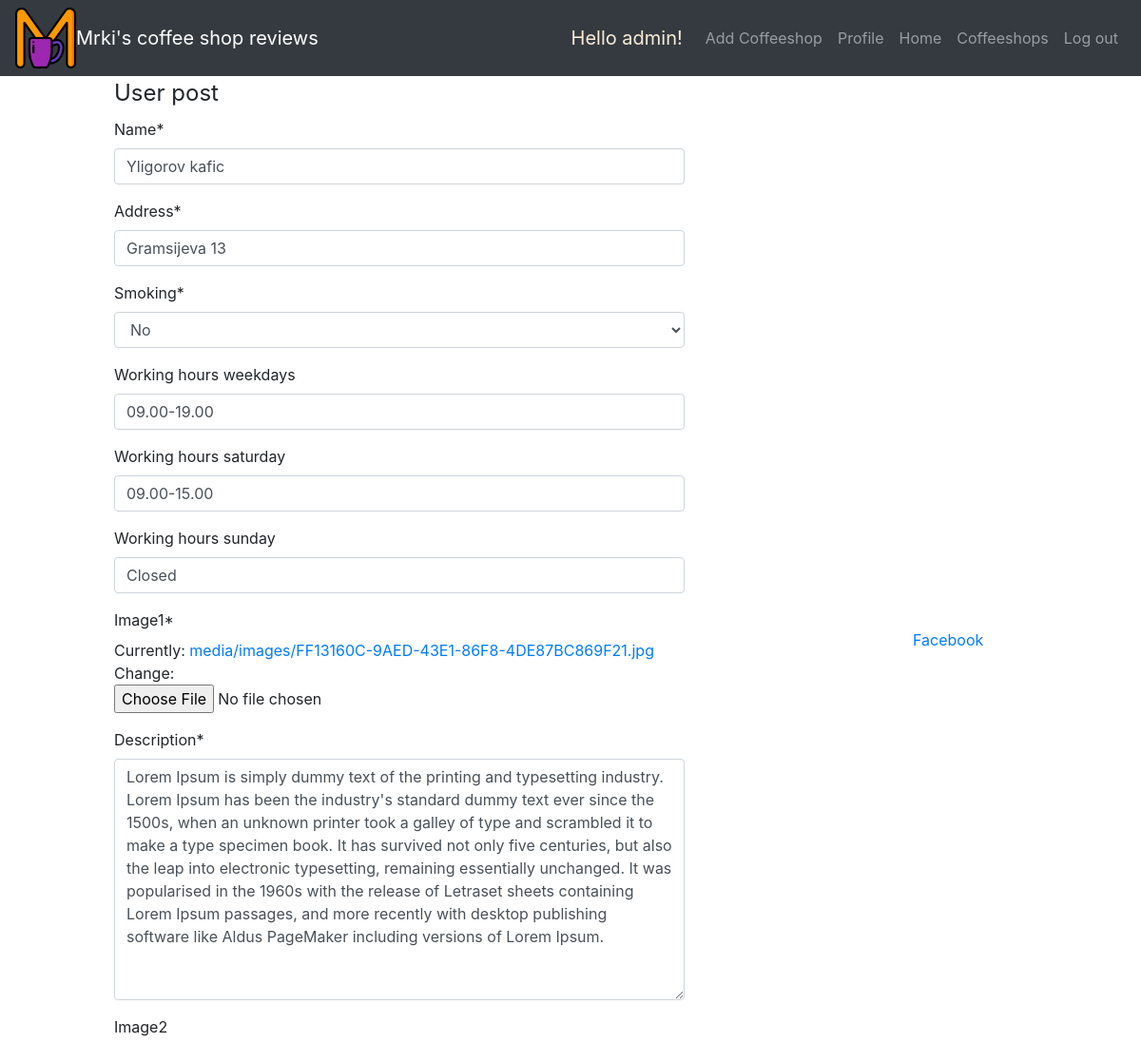
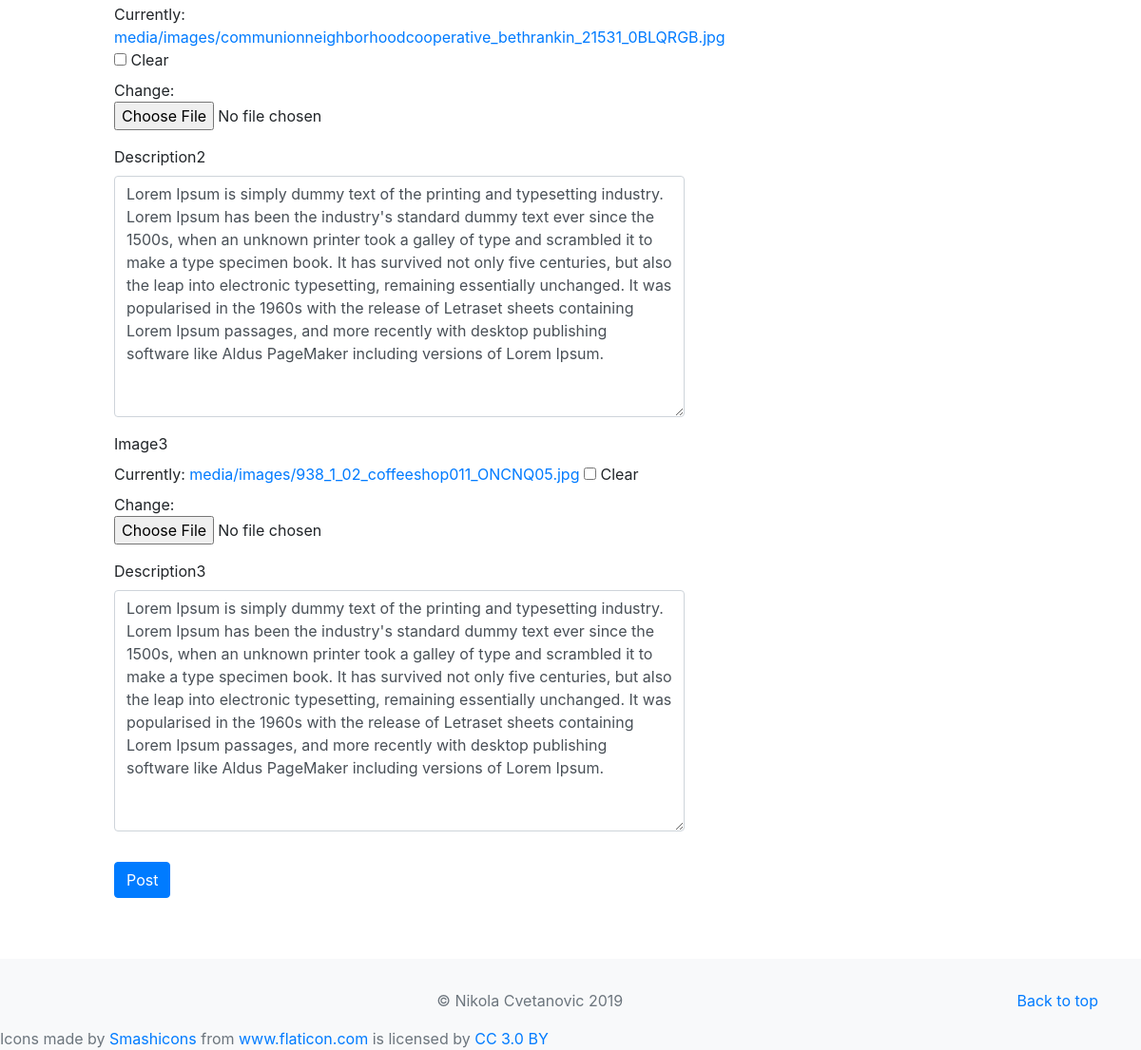
/coffeeshops/3/update (signed in), run on the app's committed database (2 pictures, top to bottom).
### coffeshop/models.py (models this page shows, shortened)
class Coffeeshop(models.Model):
    SMOKING_CHOICES = [("Y", "Yes"), ("N", "No")]
    user = models.ForeignKey(
        User, on_delete=models.CASCADE)
    name = models.CharField(max_length=50)
    address = models.CharField(max_length=50)
    smoking = models.CharField(choices=SMOKING_CHOICES, max_length=1)
    description = models.TextField()
    description2 = models.TextField(blank=True)
    description3 = models.TextField(blank=True)
    date = models.DateTimeField(null=True, auto_now_add=True)
    image1 = models.ImageField(upload_to="images")
    image2 = models.ImageField(upload_to="images", blank=True)
    image3 = models.ImageField(upload_to="images", blank=True)
    votes = models.IntegerField(default=0)
    voted = models.TextField(blank=True)
    working_hours_weekdays = models.CharField(max_length=20, blank=True)
    working_hours_saturday = models.CharField(max_length=20, blank=True)
    working_hours_sunday = models.CharField(max_length=20, blank=True)

### coffeshop/views.py (the view, shortened to what this page needs)
# urls.py: path("<int:pk>/update", Coffeshop_update.as_view(), name="coffeshop_update"),
class Coffeshop_update(LoginRequiredMixin, UserPassesTestMixin, UpdateView):
    model = Coffeeshop
    fields = ["name", "address", "smoking", "working_hours_weekdays", "working_hours_saturday", "working_hours_sunday", "image1", "description",
              "image2", "description2", "image3", "description3"]
    def test_func(self):
        coffeeshop = self.get_object()
        if self.request.user == coffeeshop.user:
            return True
        return False

### coffeshop/templates/coffeshop/coffeeshop_form.html (shortened to what this page needs)
{% extends "base.html" %}
{% load crispy_forms_tags %}
{% block content %}
<div id="div">
    <form method="POST" enctype="multipart/form-data">
        <fieldset class="form-group">
            <legend class="border-bottom-mb-4">User post</legend>
            {{ form|crispy }}
        </fieldset>
        <div class="form-group">
            <button class="btn btn-primary" type="submit">Post</button>
        </div>
    </form>
</div>
<br>
<br>
<br>
<br>
<br>
<br>
{% endblock content %}

### accounts/templates/base.html (shortened to what this page needs)
<!doctype html>
<html lang="en">
<head>
    {% load staticfiles %}
    <link rel="stylesheet" href="{% static 'bootstrap/css/bootstrap.min.css' %}"
 />
</head>
<body>
    <header>
        <nav class="navbar navbar-expand-lg navbar-dark bg-dark">
            <img src="/media/images/letter-m.png" alt="Mrki's logo">
            <a class="navbar-brand" href="{% url 'home' %}">Mrki's coffee shop reviews</a>
            <div class="collapse navbar-collapse" id="navbarNavAltMarkup">
                <div class="navbar-nav ml-auto">
                    {% if user.is_authenticated %}
                    <a id="hello" class="navbar-brand">Hello {{ user.username }}! </a>
                    <a class="nav-item nav-link" href="{% url 'post_create' %}">Add Coffeeshop </a>
                    <a class="nav-item nav-link" href="{% url 'profile' %}">Profile </a>
                    <a class="nav-item nav-link" href="{% url 'home' %}">Home </a>
                    <a class="nav-item nav-link" href="{% url 'coffeeshops' %}">Coffeeshops</a>
                    <a class="nav-item nav-link" href="javascript:{document.getElementById('logout').submit()}"
                        onclick="">Log out
                    </a>
                    {% else %}
                    <a class="nav-item nav-link" href="{% url 'home' %}">Home </a>
                    <a class="nav-item nav-link" href="{% url 'coffeeshops' %}">Coffeeshops</a>
                    <a class="nav-item nav-link" href="{% url 'signin' %}">Create account</a>
                    <a class="nav-item nav-link" href="{% url 'login' %}">Log in</a>
                    {% endif %}
                </div>
            </div>
        </nav>
    </header>
    <main id="main" role="main">
        <div id="fb" class="fb-page" data-href="https://www.facebook.com/facebook" data-tabs="timeline" data-width="200"
            data-height="400" data-small-header="false" data-adapt-container-width="true" data-hide-cover="false"
            data-show-facepile="true">
            <blockquote cite="https://www.facebook.com/facebook" class="fb-xfbml-parse-ignore"><a
                    href="https://www.facebook.com/facebook">Facebook</a></blockquote>
        </div>
        {% block content %}
        {% endblock content %}
        <div class="album py-5 bg-light" id="container">
        </div>
    </main>
    <footer class="text-muted" id="bottom">
        <div class="container text-center">
            <p class="float-right">
                <a href="#">Back to top</a>
            </p>
            <p> &copy; Nikola Cvetanovic {% now "Y" %}</p>
        </div>
        <div>Icons made by <a href="https://www.flaticon.com/authors/smashicons" title="Smashicons">Smashicons</a> from
            <a href="https://www.flaticon.com/" title="Flaticon">www.flaticon.com</a> is licensed by <a
                href="http://creativecommons.org/licenses/by/3.0/" title="Creative Commons BY 3.0" target="_blank">CC
                3.0 BY</a></div>
    </footer>
</body>
</html>

### accounts/templates/base.html (style rules this page uses)
#bottom, #container { position: fixed; left: 0; bottom: 0; width: 100%; }
#fb { position: absolute; left: 80%; top: 30%; width: 10%; }
#hello { color: antiquewhite; }

### coffeshop/templates/coffeshop/coffeeshop_form.html (style rules this page uses)
#div { position: relative; top: 10%; left: 10%; width: 50%; }

### data on the page
Coffeeshop: name "Yligorov kafic", address "Gramsijeva 13", smoking "No", working_hours_weekdays "09.00-19.00", working_hours_saturday "09.00-15.00", working_hours_sunday "Closed", description "Lorem Ipsum is simply dummy text of the printing and typesetting industry. Lorem Ipsum has been the industry's standard dummy text ever since the 1500s, when an unknown printer took a galley of type and scrambled it to make a type specimen book. It has survived not only five centuries, but also the leap into electronic typesetting, remaining essentially unchanged. It was popularised in the 1960s with the release of Letraset sheets containing Lorem Ipsum passages, and more recently with desktop publishing software like Aldus PageMaker including versions of Lorem Ipsum.", description2 "Lorem Ipsum is simply dummy text of the printing and typesetting industry. Lorem Ipsum has been the industry's standard dummy text ever since the 1500s, when an unknown printer took a galley of type and scrambled it to make a type specimen book. It has survived not only five centuries, but also the leap into electronic typesetting, remaining essentially unchanged. It was popularised in the 1960s with the release of Letraset sheets containing Lorem Ipsum passages, and more recently with desktop publishing software like Aldus PageMaker including versions of Lorem Ipsum.", description3 "Lorem Ipsum is simply dummy text of the printing and typesetting industry. Lorem Ipsum has been the industry's standard dummy text ever since the 1500s, when an unknown printer took a galley of type and scrambled it to make a type specimen book. It has survived not only five centuries, but also the leap into electronic typesetting, remaining essentially unchanged. It was popularised in the 1960s with the release of Letraset sheets containing Lorem Ipsum passages, and more recently with desktop publishing software like Aldus PageMaker including versions of Lorem Ipsum."

### other printed values
{{ user.username }} "admin"
